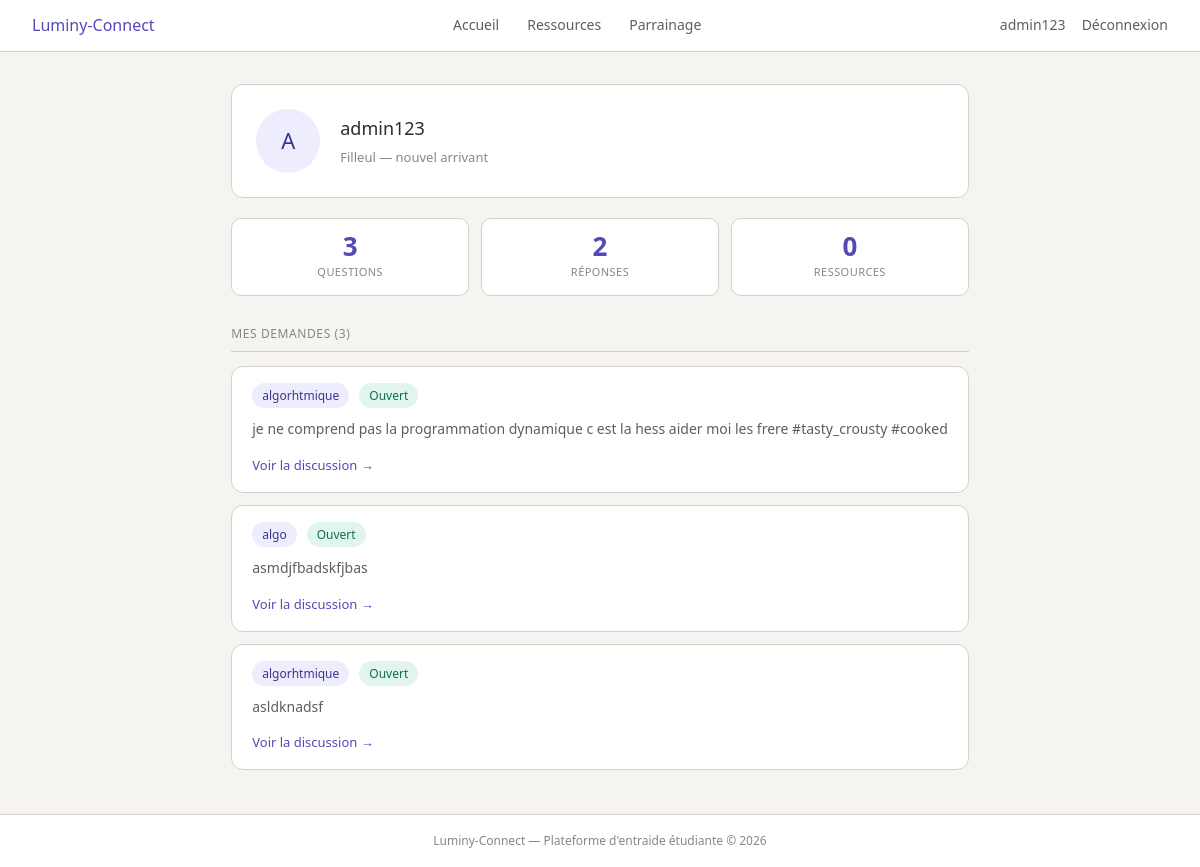
The page /profil (signed in) on the database as committed earlier.
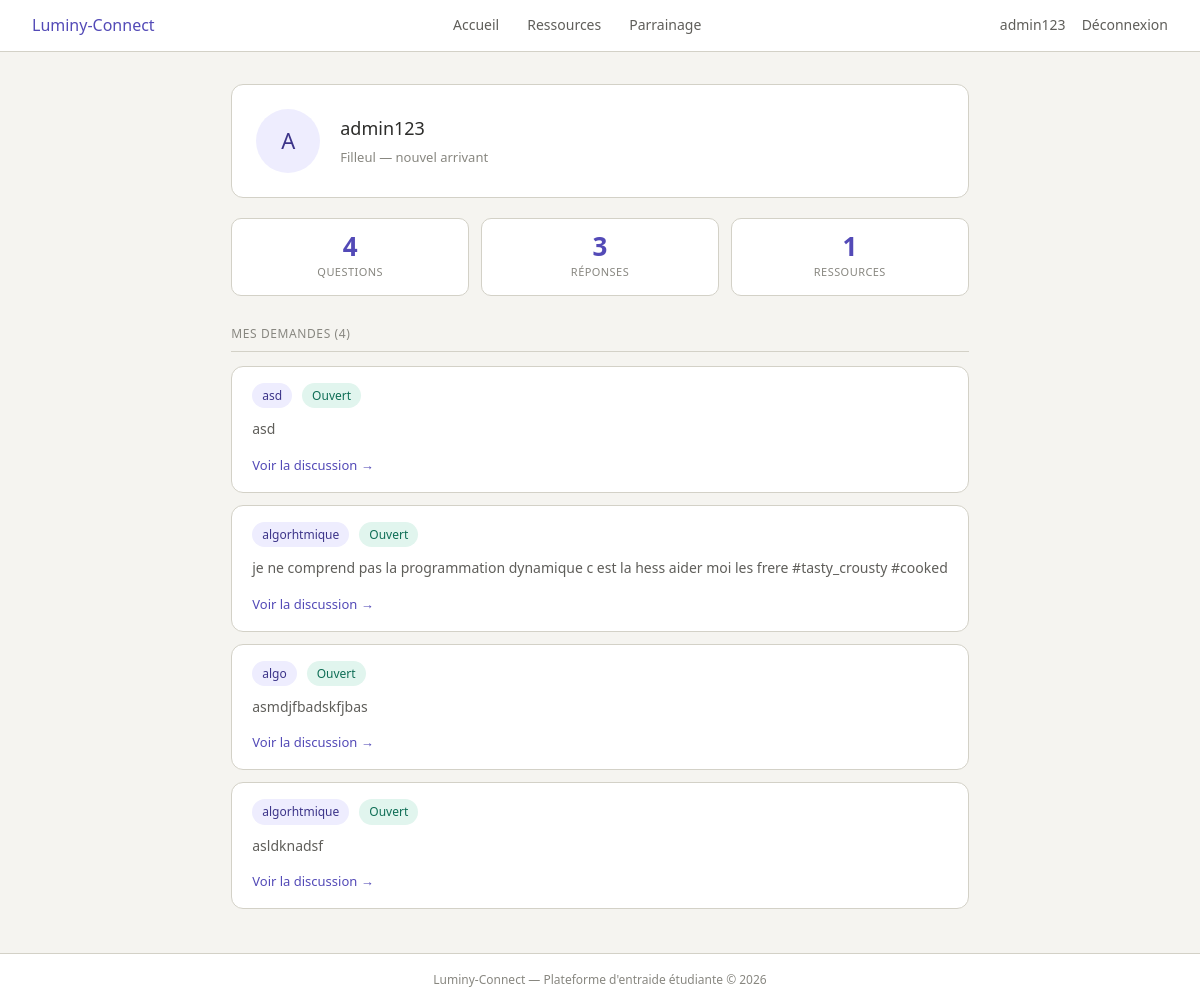
The same page on the database as committed later.
### tables this page shows
CREATE TABLE demande_aide (
            id INTEGER PRIMARY KEY AUTOINCREMENT,
            auteur_id INTEGER NOT NULL,
            matiere TEXT NOT NULL,
            description TEXT NOT NULL,
            statut TEXT DEFAULT 'ouverte',
            FOREIGN KEY (auteur_id) REFERENCES utilisateur(id)
        );

### app.py (the view)
@app.route('/profil')
@login_required
def profil():
    user     = get_utilisateur(session['user_id'])
    stats    = get_stats_utilisateur(session['user_id'])
    demandes = obtenir_demandes_de(session['user_id'])
    return render_template('profil.html', user=user, stats=stats, demandes=demandes)

### data_model.py (called while the page is built)
def login_required(f):
    @wraps(f)
    def decorated_function(*args, **kwargs):
        if "user_id" not in session:
            return redirect(url_for('connexion'))
        return f(*args, **kwargs)
    return decorated_function

def db_fetch(query, args=(), fetch_all=False, db_name=DBFILENAME):
    with sqlite3.connect(db_name) as conn:
        conn.row_factory = sqlite3.Row
        cur = conn.execute(query, args)
        if fetch_all:
            res = cur.fetchall()
            return [dict(e) for e in res] if res else []
        else:
            res = cur.fetchone()
            return dict(res) if res else None

def get_utilisateur(user_id):
    query = "SELECT id, nom_utilisateur, est_parrain FROM utilisateur WHERE id = ?"
    return db_fetch(query, (user_id,))

def obtenir_demandes_de(user_id):
    query = """
        SELECT id, matiere, description, statut
        FROM demande_aide
        WHERE auteur_id = ?
        ORDER BY id DESC
    """
    return db_fetch(query, (user_id,), fetch_all=True)

### templates/profil.html
{% include 'en_tete.html' %}
<main>
  <div class="carte-profil">
    <div class="avatar lg">{{ user.nom_utilisateur[0]|upper }}</div>
    <div class="profil-info">
      <h2>{{ user.nom_utilisateur }}</h2>
      <p class="role">
        {% if user.est_parrain %}Parrain — étudiant expérimenté{% else %}Filleul — nouvel arrivant{% endif %}
      </p>
    </div>
  </div>
  <div class="stats-row">
    <div class="stat-box">
      <div class="val">{{ stats.demandes }}</div>
      <div class="label">Questions</div>
    </div>
    <div class="stat-box">
      <div class="val">{{ stats.reponses }}</div>
      <div class="label">Réponses</div>
    </div>
    <div class="stat-box">
      <div class="val">{{ stats.ressources }}</div>
      <div class="label">Ressources</div>
    </div>
  </div>
  <div class="divider">Mes demandes ({{ demandes|length }})</div>
  {% for d in demandes %}
  <div class="carte-demande">
    <div class="carte-entete">
      <span class="matiere">{{ d.matiere }}</span>
      {% if d.statut == 'ouverte' %}
        <span class="statut-ouverte">Ouvert</span>
      {% else %}
        <span class="statut-close">Résolu</span>
      {% endif %}
    </div>
    <p>{{ d.description }}</p>
    <a href="/demande/{{ d.id }}">Voir la discussion →</a>
  </div>
  {% else %}
  <p class="vide">Vous n'avez posé aucune question pour l'instant.</p>
  {% endfor %}
</main>
{% include 'pied_de_page.html' %}

Rows that differ between the two databases and show on the page:
added demande_aide: matiere "asd", statut "Ouvert", description "asd"
Other text that changed with them:
{{ stats.demandes }}: "3" → "4"
{{ stats.reponses }}: "2" → "3"
{{ stats.ressources }}: "0" → "1"
{{ demandes|length }}: "3" → "4"
